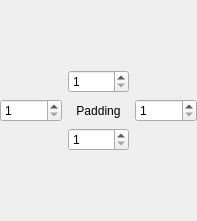
<?xml version="1.0" encoding="UTF-8"?>
<ui version="4.0">
 <class>LayoutConfigFrame</class>
 <widget class="QWidget" name="LayoutConfigFrame">
  <property name="geometry">
   <rect>
    <x>0</x>
    <y>0</y>
    <width>197</width>
    <height>221</height>
   </rect>
  </property>
  <property name="sizePolicy">
   <sizepolicy hsizetype="Minimum" vsizetype="Minimum">
    <horstretch>0</horstretch>
    <verstretch>0</verstretch>
   </sizepolicy>
  </property>
  <property name="windowTitle">
   <string>Frame</string>
  </property>
  <property name="locale">
   <locale language="English" country="UnitedStates"/>
  </property>
  <layout class="QVBoxLayout" name="verticalLayout">
   <property name="sizeConstraint">
    <enum>QLayout::SetMinimumSize</enum>
   </property>
   <property name="leftMargin">
    <number>0</number>
   </property>
   <property name="topMargin">
    <number>0</number>
   </property>
   <property name="rightMargin">
    <number>0</number>
   </property>
   <property name="bottomMargin">
    <number>0</number>
   </property>
   <item>
    <layout class="QGridLayout" name="gridLayout">
     <item row="1" column="2">
      <widget class="QSpinBox" name="spinBoxRightOffset">
       <property name="minimum">
        <number>1</number>
       </property>
       <property name="maximum">
        <number>20</number>
       </property>
       <property name="value">
        <number>1</number>
       </property>
      </widget>
     </item>
     <item row="1" column="0">
      <widget class="QSpinBox" name="spinBoxLeftOffset">
       <property name="minimum">
        <number>1</number>
       </property>
       <property name="maximum">
        <number>20</number>
       </property>
      </widget>
     </item>
     <item row="1" column="1">
      <widget class="QLabel" name="label">
       <property name="text">
        <string>Padding</string>
       </property>
       <property name="alignment">
        <set>Qt::AlignCenter</set>
       </property>
      </widget>
     </item>
     <item row="0" column="1">
      <widget class="QSpinBox" name="spinBoxTopOffset">
       <property name="minimum">
        <number>1</number>
       </property>
       <property name="maximum">
        <number>20</number>
       </property>
      </widget>
     </item>
     <item row="2" column="1">
      <widget class="QSpinBox" name="spinBoxBottomOffset">
       <property name="minimum">
        <number>1</number>
       </property>
       <property name="maximum">
        <number>20</number>
       </property>
      </widget>
     </item>
    </layout>
   </item>
  </layout>
 </widget>
 <resources/>
 <connections/>
</ui>
